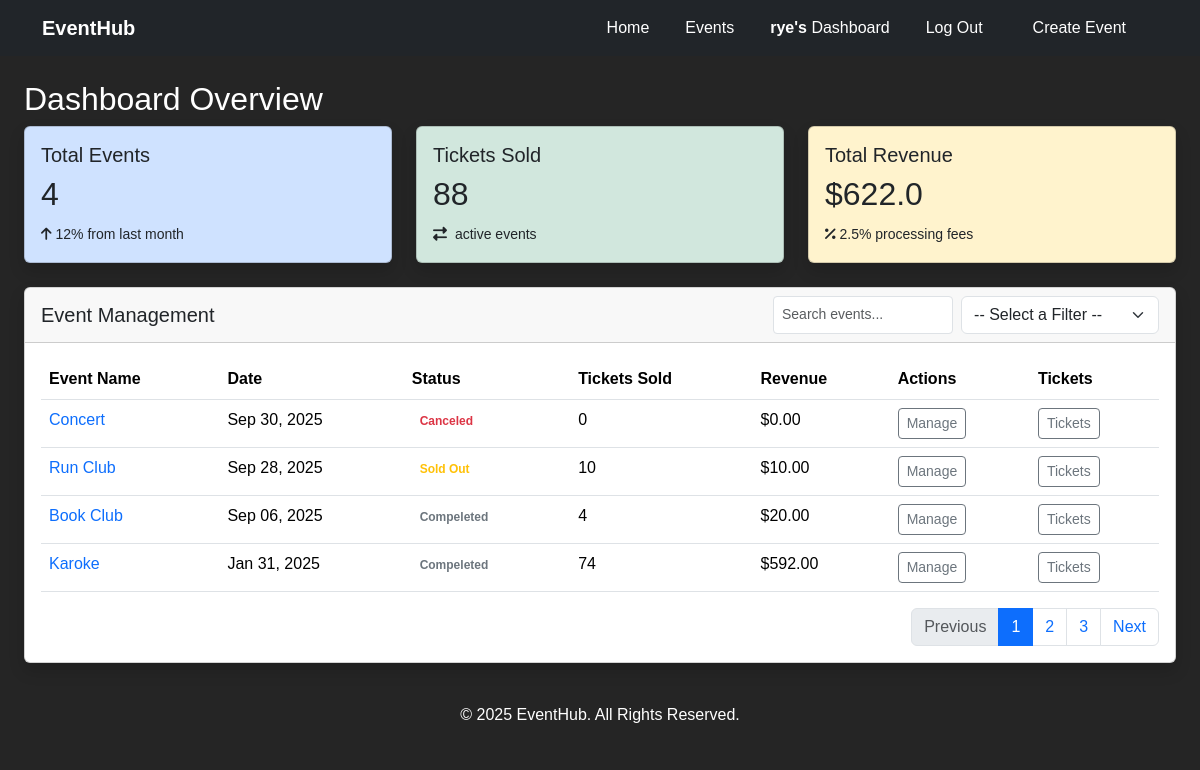
Page /dashboard/organizer (signed in) on the committed database.
### events/models.py (models this page shows, shortened)
class User(AbstractUser):
    is_organizer = models.BooleanField(default=False)
    is_attendee = models.BooleanField(default=False)
    interests = models.TextField(blank=True, help_text="Comma seperated list of event Categories")

class Event(models.Model):
    CATEGORY_CHOICES = [
        ('arts', 'Arts and Culture'),
        ('education', 'Education and Workshops'),
        ('sports', 'Sports and Fitness'),
        ('social', 'Social and Networking'),
        ('food', 'Food and Drink'),
        ('entertainment', 'Entertainment'),
        ('technology', 'Technology and Innovation'),
        ('family', 'Family and Kids'),
        ('religious', 'Religious and Spiritual'),
        ('holidays', 'Holidays and Seasonal'),
        ('business', 'Business and Corporate'),
        ('health', 'Health and Wellness'),
        ('niche', 'Other Niche Events'),
    ]
    STATUS_CHOICES = [
        ("active", "Active"),
        ("canceled", "Canceled"),
        ("sold_out", "Sold Out"),
        ("past" , "Compeleted")
    ]
    title = models.CharField(max_length=200)
    description = models.TextField()
    category = models.CharField(max_length=50, choices=CATEGORY_CHOICES, default='arts')
    organizer = models.ForeignKey(User, on_delete=models.CASCADE, related_name="events")
    location = models.CharField(max_length=200)
    date = models.DateField()
    time = models.TimeField()
    image = models.ImageField(upload_to='event-images/')
    status = models.CharField(max_length=50, choices=STATUS_CHOICES, default='active')
    tickets_available = models.IntegerField( default = 0)
    price = models.DecimalField(max_digits=8, decimal_places=2, default=0.0)
    created_at = models.DateTimeField(auto_now_add=True)
    updated_at = models.DateTimeField(auto_now_add=True)
    def tickets_sold(self):
        return self.tickets.aggregate(total=Sum('quantity'))['total'] or 0
    def revenue(self):
        return (self.tickets_sold() * self.price)

### events/views.py (the view)
# urls.py: path('dashboard/organizer', views.organizer_dashboard, name="organizer"),
@organizer_required
def organizer_dashboard(request):
    organizer = request.user
    events = organizer.events.all().order_by('-date')
    total_tickets_sold = sum(event.tickets_sold() for event in events)
    total_revenue = sum(event.revenue() for event in events)
    sales_data = []
    revenue_data = []
    event_labels = []
    category_data = defaultdict(int)
    for event in events:
        event_labels.append(event.title)
        sales_data.append(event.tickets_sold())
        revenue_data.append(float(event.revenue()))
        category_data[event.category] += event.tickets_sold()  # Aggregate category-wise ticket sales
    category_labels = list(category_data.keys())
    category_sales = list(category_data.values())
    return render(request, "events/organizer.html", {
        "organized_events": events,
        "tickets_sold": total_tickets_sold,
        "total_revenue": float(total_revenue),
        "event_labels": event_labels,
        "sales_data": sales_data,
        "revenue_data": revenue_data,
        "category_labels": category_labels,
        "category_sales": category_sales,
    })

### events/helper.py (called while the page is built)
def organizer_required(view_func):
    @wraps(view_func)
    def _wrapped_view(request, *args, **kwargs):
        if not request.user.is_authenticated:
            return redirect('login')
        if not request.user.is_organizer:
            raise PermissionDenied("Sorry, This page is only accessible for organizers .")
        return view_func(request, *args, **kwargs)
    return _wrapped_view

### events/templates/events/organizer.html (shortened to what this page needs)
{% extends "events/layout.html" %}
{% load static %}
{% block body %}
<div class="container-fluid">
    <div class="row">
        <main class=" col-12 p-4">
            <div id="Overview" class="d-flex justify-content-between align-items-center ">
                <h2>Dashboard Overview</h2>
            </div>
            <div class="row g-4 mb-4 d-flex flex-inline">
                <div class="col-12 col-sm-6 col-xl-4">
                    <div class="card bg-primary-subtle text-dark shadow">
                        <div class="card-body">
                            <h5 class="card-title">Total Events</h5>
                            <h2 class="card-text">{{ organized_events.count }}</h2>
                            <small><i class="fas fa-arrow-up me-1"></i>12% from last month</small>
                        </div>
                    </div>
                </div>
                <div class="col-12 col-sm-6 col-xl-4">
                    <div class="card bg-success-subtle text-dark shadow">
                        <div class="card-body">
                            <h5 class="card-title">Tickets Sold</h5>
                            <h2 class="card-text">{{ tickets_sold }}</h2>
                            <small><i class="fas fa-exchange-alt me-1"></i>{{ active_events }} active events</small>
                        </div>
                    </div>
                </div>
                <div class="col-12 col-sm-6 col-xl-4">
                    <div class="card bg-warning-subtle text-dark shadow">
                        <div class="card-body">
                            <h5 class="card-title">Total Revenue</h5>
                            <h2 class="card-text">${{ total_revenue }}</h2>
                            <small><i class="fas fa-percent me-1"></i>2.5% processing fees</small>
                        </div>
                    </div>
                </div>
            </div>
            <div id="Events" class="card shadow">
                <div class="card-header d-flex justify-content-between align-items-center">
                    <h5 class="mb-0">Event Management</h5>
                    <div class="d-flex gap-2">
                        <input type="text" class="form-control form-control-sm" id="searchinput" placeholder="Search events...">
                        <select class="filter form-select" id="filterSelect">
                            <option value="" disabled selected>-- Select a Filter --</option>
                        </select>
                    </div>
                </div>
                <div class="card-body">
                    <div class="table-responsive">
                        <table class="table table-hover">
                            <thead>
                                <tr>
                                    <th>Event Name</th>
                                    <th>Date</th>
                                    <th>Status</th>
                                    <th>Tickets Sold</th>
                                    <th>Revenue</th>
                                    <th>Actions</th>
                                    <th>Tickets</th>
                                </tr>
                            </thead>
                            <tbody id="eventstable">
                                {% for event in organized_events %}
                                <tr>
                                    <td>
                                        <a href="{% url 'event' event.id %}" class="text-decoration-none">
                                            {{ event.title }}
                                        </a>
                                    </td>
                                    <td>{{ event.date|date:"M d, Y" }}</td>
                                    <td>
                                        {% if event.status == "sold_out" %}
                                        <span class="badge text-warning">
                                            {{ event.get_status_display }}
                                        </span>
                                        {% elif event.status == "canceled" %}
                                        <span class="badge text-danger">
                                            {{ event.get_status_display }}
                                        </span>
                                        {% elif event.status == "active" %}
                                        <span class="badge text-success">
                                            {{ event.get_status_display }}
                                        </span>
                                        {% else %}
                                        <span class="badge text-secondary">
                                            {{ event.get_status_display }}
                                        </span>
                                        {% endif %}
                                    </td>
                                    <td>{{ event.tickets_sold }}</td>
                                    <td>${{ event.revenue }}</td>
                                    <td>
                                        <div>
                                            <a class="btn btn-sm btn-outline-secondary"
                                                    href="{% url 'edit_event' event.id %}">
                                                Manage
                                            </a>
                                        </div>
                                    </td>
                                    <td>
                                        <div>
                                            <a class="btn btn-sm btn-outline-secondary"
                                                    href="{% url 'tickets' event.id %}">
                                                Tickets
                                            </a>
                                        </div>
                                    </td>
                                </tr>
                                {% empty %}
                                <tr>
                                    <td colspan="6" class="text-center text-muted py-4">
                                        No events found. <a href="{% url 'create_event' %}">Create your first event!</a>
                                    </td>
                                </tr>
                                {% endfor %}
                            </tbody>
                        </table>
                    </div>
                    <nav aria-label="Event pagination">
                        <ul class="pagination justify-content-end mb-0">
                            <li class="page-item disabled"><a class="page-link" href="#">Previous</a></li>
                            <li class="page-item active"><a class="page-link" href="#">1</a></li>
                            <li class="page-item"><a class="page-link" href="#">2</a></li>
                            <li class="page-item"><a class="page-link" href="#">3</a></li>
                            <li class="page-item"><a class="page-link" href="#">Next</a></li>
                        </ul>
                    </nav>
                </div>
            </div>
        </main>
    </div>
</div>
{% endblock %}

### events/templates/events/layout.html (shortened to what this page needs)
{% load static %}
<!DOCTYPE html>
<html lang="en">
<head>
    <link rel="stylesheet" href="https://cdnjs.cloudflare.com/ajax/libs/font-awesome/6.4.2/css/all.min.css">
    <link href="https://cdn.jsdelivr.net/npm/bootstrap@5.3.3/dist/css/bootstrap.min.css" rel="stylesheet">
    <link rel="stylesheet" href="{% static 'events/styles/styles.css' %}">
</head>
<body>
  <nav class="navbar navbar-dark bg-dark navbar-expand-lg">
    <div class="container">
      <a class="navbar-brand" href="#">EventHub</a>
      <div class="collapse navbar-collapse" id="navbarNav">
        <ul class="navbar-nav ms-auto">
          <li class="nav-item">
            <a class="nav-link active" href="{% url 'index' %}">Home</a>
          </li>
          <li class="nav-item">
            <a class="nav-link" href="{% url 'index' %}#allEvents" id="showAllEvents">Events</a>
          </li>
          {% if request.user.is_authenticated %}
            {% if user.is_organizer %}
              <li class="nav-item">
                <a class="nav-link" href="{% url 'organizer' %}"> <span class="fw-bold">{{request.user.username}}'s </span>Dashboard</a>
              </li>
            {% endif %}
              <li class="nav-item">
                <a class="nav-link" href="{% url 'logout' %}">Log Out</a>
              </li>
          {% else %}
            <li class="nav-item">
              <a class="nav-link" href="{% url 'login' %}">Log In</a>
            </li>
          {% endif %}
          <li class="nav-item px-4">
            <a class="nav-link"
            id="create" href="{% url 'create' %}">Create Event</a>
          </li>
        </ul>
      </div>
    </div>
  </nav>
{% block body %}
{% endblock %}
  <footer class=" py-3">
    <div class="container text-center">
      <p>&copy; 2025 EventHub. All Rights Reserved.</p>
    </div>
  </footer>
</body>
</html>

### events/static/events/styles/styles.css (style rules this page uses)
html, body { overflow-x: hidden !important; }
* { box-sizing: border-box; margin: 0; padding: 0; }
body { min-height: 100vh; margin: 0; font-family: "Poppins", sans-serif; color: #ffffff; background-color: #252525; box-sizing: border-box; width: 100%; }
.navbar { background-color: rgba(0, 0, 0, 0.3); -webkit-backdrop-filter: blur(40px); backdrop-filter: blur(40px); width: 100%; z-index: 10; min-height: -moz-max-content; min-height: max-content; }
.navbar .navbar-brand { color: #ffffff; font-weight: bold; }
.navbar .nav-item { padding-inline: 10px; }
.navbar .nav-link, .navbar .nav-link.active { color: #ffffff !important; }
.navbar #create { color: #f8f9fa; }
footer { background-color: #252525; color: #ffffff; text-align: center; }
footer p { margin: 0; }

### rows in the picture
User: user.username "rye"
Event: title "Concert", date "Sep 30, 2025", status "Canceled", tickets_sold "0", revenue "0.00"
Event: title "Run Club", date "Sep 28, 2025", status "Sold Out", tickets_sold "10", revenue "10.00"
Event: title "Book Club", date "Sep 06, 2025", status "Compeleted", tickets_sold "4", revenue "20.00"
Event: title "Karoke", date "Jan 31, 2025", status "Compeleted", tickets_sold "74", revenue "592.00"

### other values in the picture
{{ organized_events.count }} "4"
{{ tickets_sold }} "88"
{{ total_revenue }} "622.0"
